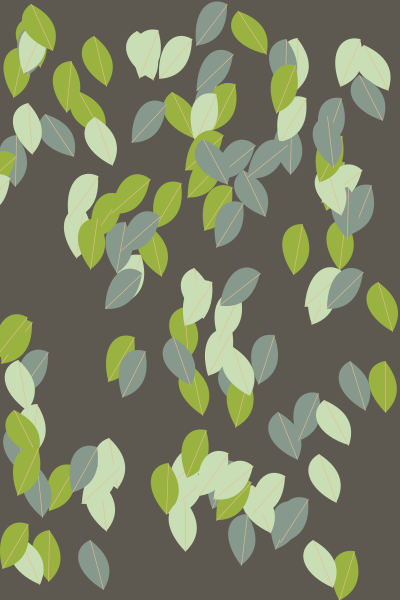
Frame 1 (no input)
Frame 60 (the mouse pressed at the canvas centre just before this capture): identical to frame 1, image omitted
Frame 120 (the mouse held since frame 60 and released just before this capture): identical to frame 1, image omitted

The Processing sketch that drew this single still picture (run headless with seeded random() and noise(); from frame 60 on, the mouse is pressed at the canvas centre):

// Processing sketch: processing_147913
// ── processing_147913.pde

///////Lauren Ruoff copyright 2014
////////////lruoff Project 2

////////////////Declarations\\\\\\\\\\\\\\\\\\\\\

int[] rustleAngles = { 
  45, -45, 40, -40, 35, -35, 30, -30, 15, -15
};
boolean rustling = false;
final int MAX = 120;
color backgroundColor;
color[] leafColors = {
  color(135, 152, 140), color(201, 222, 181), color(154, 178, 63)
};

int leafNumber;
int epicenterDistance;
int rustlingListTimer = -1;
int waitTimer = 0;
int timer;
int littleRustle;

boolean smallRustle = false;

ArrayList<Leaf> shockWave1 = new ArrayList<Leaf>();
ArrayList<Leaf> shockWave2 = new ArrayList<Leaf>();
ArrayList<Leaf> shockWave3 = new ArrayList<Leaf>();
ArrayList<Leaf> shockWave4 = new ArrayList<Leaf>();
ArrayList<Leaf> shockWave5 = new ArrayList<Leaf>();
ArrayList<Leaf> shockWave6 = new ArrayList<Leaf>();
ArrayList<Leaf> shockWave7 = new ArrayList<Leaf>();
ArrayList<Leaf> shockWave8 = new ArrayList<Leaf>();

Leaf [ ] leafArray;

//////////////////\\\\\\\\\\\\\\\\\\\\\\\\\\\\\\\\

void setup() {

  size(400, 600);
  //backgroundColor = color(129, 126, 131);
  //backgroundColor = color(84, 82, 85);
  //backgroundColor = color(139, 133, 111);
  backgroundColor = color(93, 89, 80);
  background(backgroundColor);
  smooth();
  frameRate(9);

  leafArray = new Leaf [MAX];
  initializeLeafArray();
}

/////////////////\\\\\\\\\\\\\\\\\\\\\\\\\\\\\\\\

void draw() { 

  background(backgroundColor);

  //////////////////////////////////////////////////////////////////////  
  ///////////////////Initializing shock wave times\\\\\\\\\\\\\\\\\\\\\\
  //////////////////////////////////////////////////////////////////////

  if (rustlingListTimer != -1 && millis() - rustlingListTimer >= 600 && millis() - rustlingListTimer <= 1000) {
    for (int i = 0; i < shockWave1.size(); i++) {
      shockWave1.get(i).rustling = true;
    }
    shockWave1 = new ArrayList<Leaf>();
  }
  else if (rustlingListTimer != -1 && millis() - rustlingListTimer >= 700 && millis() - rustlingListTimer <= 1500) {
    for (int i = 0; i < shockWave2.size(); i++) {
      shockWave2.get(i).rustling = true;
    }
    shockWave2 = new ArrayList<Leaf>();
  }
  else if (rustlingListTimer != -1 && millis() - rustlingListTimer >= 1200 && millis() - rustlingListTimer <= 2100) {
    for (int i = 0; i < shockWave3.size(); i++) {
      shockWave3.get(i).rustling = true;
    }
    shockWave3 = new ArrayList<Leaf>();
  }
  else if (rustlingListTimer != -1 && millis() - rustlingListTimer >= 1800 && millis() - rustlingListTimer <= 2800) {
    for (int i = 0; i < shockWave4.size(); i++) {
      shockWave4.get(i).rustling = true;
    }
    shockWave4 = new ArrayList<Leaf>();
  }
  else if (rustlingListTimer != -1 && millis() - rustlingListTimer >= 2500 && millis() - rustlingListTimer <= 3600) {
    for (int i = 0; i < shockWave5.size(); i++) {
      shockWave5.get(i).rustling = true;
    }
    shockWave5 = new ArrayList<Leaf>();
  }
  else if (rustlingListTimer != -1 && millis() - rustlingListTimer >= 3300 && millis() - rustlingListTimer <= 4500) {
    for (int i = 0; i < shockWave6.size(); i++) {
      shockWave6.get(i).rustling = true;
    }
    shockWave6 = new ArrayList<Leaf>();
  }
  else if (rustlingListTimer != -1 && millis() - rustlingListTimer >= 4200 && millis() - rustlingListTimer <= 5500) {
    for (int i = 0; i < shockWave7.size(); i++) {
      shockWave7.get(i).rustling = true;
    }
    shockWave7 = new ArrayList<Leaf>();
  }
  else if (rustlingListTimer != -1 && millis() - rustlingListTimer >= 5200 && millis() - rustlingListTimer <= 6600) {
    for (int i = 0; i < shockWave8.size(); i++) {
      shockWave8.get(i).rustling = true;
    }
    shockWave8 = new ArrayList<Leaf>();
  }


  /////////////////////////////////////////////////////////////
  //////////////////Drawing the leaves\\\\\\\\\\\\\\\\\\\\\\\\\
  //////////////////////////////////////////////////////////////

  for (int i = 0; i < leafArray.length; i++) {
    leafArray[i].drawLeaf();

    /////////////////////////////////////////////////////////////////////
    //////////////////Rustling individual Leaves/////////////////////////
    /////////////////////////////////////////////////////////////////////


    if (leafArray[i].rustling) {
      leafArray[i].r += rustleAngles[leafArray[i].rustleIndex];
      leafArray[i].rustleIndex++;
    }

    if (leafArray[i].rustleIndex == rustleAngles.length) {
      leafArray[i].rustling = false;
      leafArray[i].rustleIndex = 0;
    }
  }

  //////////////////////////////////////////////////////////////////////

    if (millis() - timer >= 30000) {
      timer = millis();
      leafArray[int(random(leafArray.length))].rustling = true;
    }
}



  ///////\\\\\\\\\\///////////\\\\\\\\\\\///////////\\\\\\\\\\\/////////\\\
  //////////////////////Creating the leaves\\\\\\\\\\\\\\\\\\\\\\\\\\\\\\\\
  //////////\\\\\\\\\\\\//////////\\\\\\\\\\\\\///////////\\\\\\\\\\////////

  void initializeLeafArray() {
    for (int i = 0; i < leafArray.length; i++) {
      leafArray[i] = new Leaf(int(random(10, width-10)), int(random(0, height-40)), random(0, 90), color(leafColors[i%leafColors.length]), 0);
    }
  }

  ///////////////////////////////////////////////////////////////////////////

  //void smallRustle() {
  // timer = millis();
  // if(timer%2000 == 0) {
  //    littleRustle = int(random(leafArray.length));
  //    leafArray[littleRustle].rustling = true;
  //  }
  // else {
  //   leafArray[littleRustle].rustling = false;
  // }
  //}

  void keyPressed() {

    leafNumber = int(random(leafArray.length));
    leafArray[leafNumber].rustling = true;

    ///////////////////////////////////////////////////////////////
    /////////////////Initializing Shock Waves\\\\\\\\\\\\\\\\\\\\\\
    //////////////////////////////////////////////////////////////

    for (int k = 0; k < leafArray.length; k++) {
      //epicenterDistance = abs(int(dist(leafArray[i].x, leafArray[i].y, leafArray[k].x, leafArray[k].y)));
      epicenterDistance = int(sqrt(sq(leafArray[k].x-leafArray[leafNumber].x))+sqrt(sq(leafArray[k].y-leafArray[leafNumber].y)));
      if (epicenterDistance < 150) {
        shockWave1.add(leafArray[k]);
      }
      else if (epicenterDistance > 100 && epicenterDistance < 200) {
        shockWave2.add(leafArray[k]);
      }
      else if (epicenterDistance > 200 && epicenterDistance < 300) {
        shockWave3.add(leafArray[k]);
      }
      else if (epicenterDistance > 300 && epicenterDistance < 400) {
        shockWave4.add(leafArray[k]);
      }
      else if (epicenterDistance > 400 && epicenterDistance < 500) {
        shockWave5.add(leafArray[k]);
      }
      else if (epicenterDistance > 500 && epicenterDistance < 600) {
        shockWave6.add(leafArray[k]);
      }
      else if (epicenterDistance > 600 && epicenterDistance < 700) {
        shockWave7.add(leafArray[k]);
      }
      else if (epicenterDistance > 700 && epicenterDistance < 800) {
        shockWave8.add(leafArray[k]);
      }
      rustlingListTimer = millis();
    }
  }



class Leaf {

  int x;
  int y;
  int direction;
  int movement;
  float distance;
  float r;
  color clr;
  boolean rustling = false;
  int rustleIndex;
  


  Leaf(int tempx, int tempy, float tempr, color tempclr, int temprustleIndex) {
    x = tempx;
    y = tempy;
    r = tempr;
    clr = tempclr;
    rustleIndex = temprustleIndex;
  }

  void drawLeaf() {
    noStroke();
    fill(clr);
    pushMatrix();
     translate(x, y);    
     rotate(radians(r));
     scale(.6);
      beginShape();
          vertex(0, 0);
          bezierVertex(-25, 25, -5, 60, 50, 70);
          vertex(0, 0);
          bezierVertex(50, 15, 55, 45, 50, 70);
      endShape();
      stroke(227, 191, 144);
      line(0, 0, 50, 70);
    popMatrix();
    
    direction = int(cos(r)/( abs(cos(r)) ));
  }
  
  float checkDistance() {
    distance = dist(mouseX, mouseY, x, y+30);
    return distance;
  }
}
